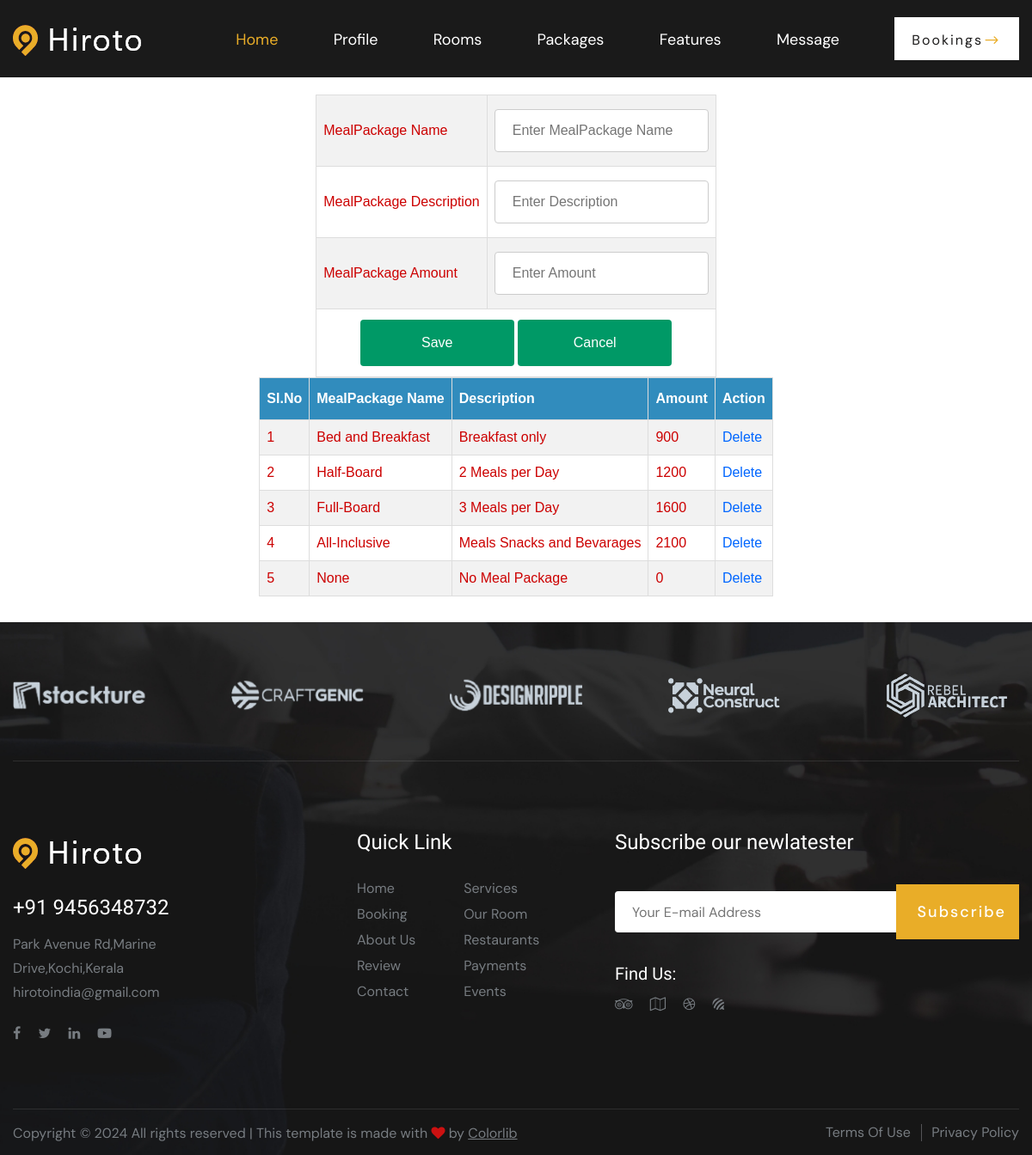
The app's page /Hotel/MealPackages/ (signed in) with its own data.
### Hotel/models.py (models this page shows)
class tbl_mealpackages(models.Model):
    mealpackages_name=models.CharField(max_length=50)
    mealpackages_description=models.CharField(max_length=50)
    mealpackages_amount=models.CharField(max_length=50)
    hotel =models.ForeignKey(tbl_newhotel,null=True,on_delete=models.CASCADE)

### Hotel/views.py (the view)
# urls.py: path('MealPackages/', views.MealPackagesInsertSelect,name="MealPackagesInsertSelect"),
def MealPackagesInsertSelect(request):
    data=tbl_mealpackages.objects.filter(hotel=request.session["hid"])
    hotelid=tbl_newhotel.objects.get(id=request.session["hid"])
    if request.method=="POST":
        hotelid=tbl_newhotel.objects.get(id=request.session["hid"])
        mealpackagename=request.POST.get('txtname')
        mealpackagedesc=request.POST.get('txtdesc')
        mealpackageamount=request.POST.get('txtamount')
        tbl_mealpackages.objects.create(mealpackages_name=mealpackagename,mealpackages_description=mealpackagedesc,mealpackages_amount=mealpackageamount,hotel=hotelid)
        return redirect("Hotel:MealPackagesInsertSelect")
    else:
        return render(request,"Hotel/MealPackages.html",{'data':data})

### Hotel/Templates/Hotel/MealPackages.html (shortened to what this page needs)
{% extends 'Hotel/Header.html' %}
{% load static %}
{% block content %}
<!DOCTYPE html>
<html lang="en">
<head>
</head>
<body>
    <form method="POST">
        <table align="center">
            <tr>
                <tr>
                    <td>MealPackage Name</td>
                    <td><input type="text" name="txtname" placeholder="Enter MealPackage Name" required value="{{editdata.mealpackages_name}}"></td>
                </tr>
                <tr>
                <td>MealPackage Description</td>
                    <td><input type="text" name="txtdesc" placeholder="Enter Description" required value="{{editdata.mealpackages_description}}"></td>
                </tr>
            <tr>
                <td>MealPackage Amount</td>
                <td><input type="text" name="txtamount" placeholder="Enter Amount" required value="{{editdata.mealpackages_amount}}"></td>
            </tr>
            <tr>
                <td colspan="2" align="center">
                    <input type="submit" name="btnsubmit" value="Save">
                    <input type="reset" name="btncancel" value="Cancel">
                </td>
            </tr>
        </table>
    </form>
    <table border="1" align="center" cellpadding="10">
        <tr>
            <th>Sl.No</th>
            <th>MealPackage Name</th>
            <th>Description</th>
            <th>Amount</th>
            <th>Action</th>
        </tr>
        {% for i in data %}
        <tr>
            <td>{{forloop.counter}}</td>
            <td>{{i.mealpackages_name}}</td>
            <td>{{i.mealpackages_description}}</td>
            <td>{{i.mealpackages_amount}}</td>
            <td><a href="{% url 'Hotel:delMealPackages' i.id %}">Delete</a></td>
        </tr>
        {% endfor %}
    </table>
</body>
</html>
{% endblock content %}

### Guest/static/Mains/css/style.css (style rules this page uses)
html, body { height: 100%; font-family: "DM Sans", sans-serif; -webkit-font-smoothing: antialiased; }

### Guest/static/Form.css (style rules this page uses)
#tab td, #tab th { border: 1px solid #ddd; padding: 8px; color: #C00; }
#tab a { color:#06F; }
#tab tr:nth-child(even) { background-color: #f2f2f2; }
#tab th { padding-top: 12px; padding-bottom: 12px; text-align: left; background-color: #318CBD; color: white; }
input[type=text],[type=password],[type=email],[type=date], select { width: 100%; padding: 12px 20px; margin: 8px 0; display: inline-block; border: 1px solid #ccc; border-radius: 4px; box-sizing: border-box; }
input[type=submit] { width: 40%; background-color: #096; color: white; padding: 15px; margin: 4px 0; border: none; border-radius: 4px; cursor: pointer; }
input[type=reset] { width: 40%; background-color: #096; color: white; padding: 15px; margin: 4px 0; border: none; border-radius: 4px; cursor: pointer; }

### records on screen
tbl_mealpackages: mealpackages_name "Bed and Breakfast", mealpackages_description "Breakfast only", mealpackages_amount "900"
tbl_mealpackages: mealpackages_name "Half-Board", mealpackages_description "2 Meals per Day", mealpackages_amount "1200"
tbl_mealpackages: mealpackages_name "Full-Board", mealpackages_description "3 Meals per Day", mealpackages_amount "1600"
tbl_mealpackages: mealpackages_name "All-Inclusive", mealpackages_description "Meals Snacks and Bevarages", mealpackages_amount "2100"
tbl_mealpackages: mealpackages_name "None", mealpackages_description "No Meal Package", mealpackages_amount "0"
